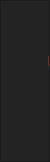
        <widget class="QFrame" name="frame_left_menu">
         <property name="minimumSize">
          <size>
           <width>50</width>
           <height>0</height>
          </size>
         </property>
         <property name="maximumSize">
          <size>
           <width>50</width>
           <height>16777215</height>
          </size>
         </property>
         <property name="styleSheet">
          <string notr="true">background-color: rgb(35, 35, 35);</string>
         </property>
         <property name="frameShape">
          <enum>QFrame::StyledPanel</enum>
         </property>
         <property name="frameShadow">
          <enum>QFrame::Raised</enum>
         </property>
         <layout class="QVBoxLayout" name="verticalLayout_3">
          <property name="spacing">
           <number>0</number>
          </property>
          <property name="leftMargin">
           <number>10</number>
          </property>
          <property name="topMargin">
           <number>0</number>
          </property>
          <property name="rightMargin">
           <number>0</number>
          </property>
          <property name="bottomMargin">
           <number>0</number>
          </property>
          <item alignment="Qt::AlignTop">
           <widget class="QFrame" name="frame_top_menus">
            <property name="styleSheet">
             <string notr="true">QFrame{
background-color: rgb(45, 45, 45);

}
QPushButton {
	background-color: rgb(85, 255, 255);
                                         
    background-color: #232323;
    border-style: solid;
    border-width: 0px;
    border-radius: 0px;
    border-color: #ff5533;
    font:  14px;
    padding: 10px 0px;
    color:  #ff5533;
}

QPushButton:hover {
    background:  #2d2d2d;
    color: #ff5533;
} 
QPushButton:pressed {                              
   background:#232323;
   border-style: solid; 
   color:#ff5533;
}</string>
            </property>
            <property name="frameShape">
             <enum>QFrame::NoFrame</enum>
            </property>
            <property name="frameShadow">
             <enum>QFrame::Raised</enum>
            </property>
            <layout class="QVBoxLayout" name="verticalLayout_4">
             <property name="spacing">
              <number>0</number>
             </property>
             <property name="leftMargin">
              <number>0</number>
             </property>
             <property name="topMargin">
              <number>0</number>
             </property>
             <property name="rightMargin">
              <number>0</number>
             </property>
             <property name="bottomMargin">
              <number>0</number>
             </property>
             <item>
              <widget class="QPushButton" name="btn_cur_mon">
               <property name="minimumSize">
                <size>
                 <width>150</width>
                 <height>40</height>
                </size>
               </property>
               <property name="styleSheet">
                <string notr="true">background-image: url(:/resources/icon_curr.png);
background-repeat:none;
padding-left: 30px;
background-position: center left;
</string>
               </property>
               <property name="text">
                <string>Текущий месяц</string>
               </property>
               <property name="iconSize">
                <size>
                 <width>16</width>
                 <height>16</height>
                </size>
               </property>
              </widget>
             </item>
             <item>
              <widget class="QPushButton" name="btn_prev_mon">
               <property name="minimumSize">
                <size>
                 <width>150</width>
                 <height>40</height>
                </size>
               </property>
               <property name="styleSheet">
                <string notr="true">background-image: url(:/resources/prev_mon.png);
background-repeat:none;
padding-left: 30px;
background-position: center left;
</string>
               </property>
               <property name="text">
                <string>Прошлый месяц</string>
               </property>
              </widget>
             </item>
             <item>
              <widget class="QPushButton" name="btn_select_date">
               <property name="minimumSize">
                <size>
                 <width>150</width>
                 <height>40</height>
                </size>
               </property>
               <property name="styleSheet">
                <string notr="true">background-image: url(:/resources/select.png);
background-repeat:none;
padding-left: 30px;
background-position: center left;
</string>
               </property>
               <property name="text">
                <string>Выбрать дату</string>
               </property>
              </widget>
             </item>
             <item>
              <widget class="QPushButton" name="btn_params">
               <property name="minimumSize">
                <size>
                 <width>150</width>
                 <height>40</height>
                </size>
               </property>
               <property name="styleSheet">
                <string notr="true">background-image: url(:/resources/gear.png);
background-repeat:none;
padding-left: 30px;
background-position: center left;
</string>
               </property>
               <property name="text">
                <string>Параметры </string>
               </property>
              </widget>
             </item>
            </layout>
           </widget>
          </item>
         </layout>
        </widget>
